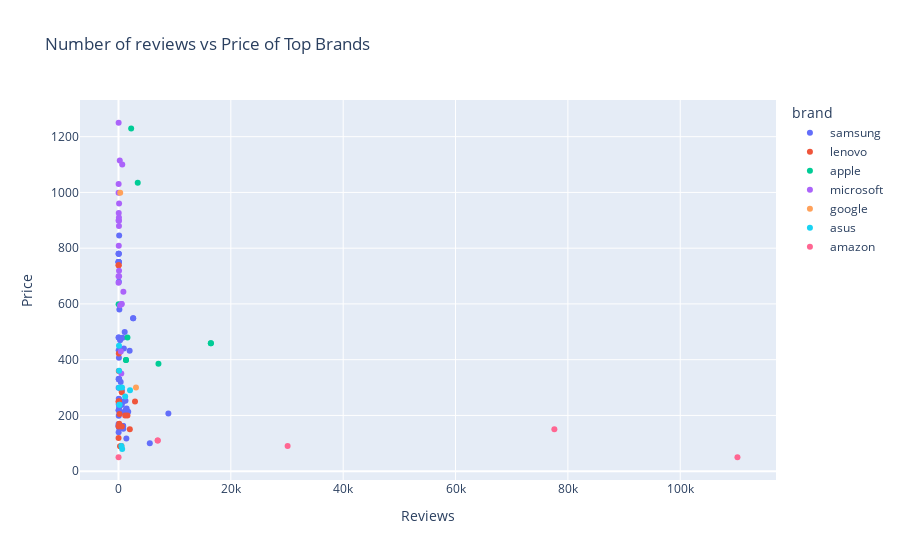

Notebook source saved alongside this figure:
### Code cell
#had to pip install plotly.express and then plotly again to get this to work. 
import plotly.express as px
data = px.scatter(df2, x="reviews_float", y="price_float", color="brand", hover_data=['brand'], 
                  labels={
                     "reviews_float": "Reviews",
                     "price_float": "Price",                  
                 },
                title="Number of reviews vs Price of Top Brands")

#layout = Layout(title="Number of reviews vs Price of Top Brands")

fig = Figure(data=data, layout=layout)
plotly.offline.iplot(fig, show_link=False)

### Figure 1 — Plotly figure (JSON) as saved in the notebook; plotly's stock layout.template omitted (floating-point values rounded to 4 significant figures)
{"data": [{"customdata": [["samsung"], ["samsung"], ["samsung"], ["samsung"], ["samsung"], ["samsung"], ["samsung"], ["samsung"], ["samsung"], ["samsung"], ["samsung"], ["samsung"], ["samsung"], ["samsung"], ["samsung"], ["samsung"], ["samsung"], ["samsung"], ["samsung"], ["samsung"], ["samsung"], ["samsung"], ["samsung"], ["samsung"], ["samsung"], ["samsung"], ["samsung"], ["samsung"], ["samsung"], ["samsung"], ["samsung"], ["samsung"], ["samsung"], ["samsung"], ["samsung"], ["samsung"], ["samsung"], ["samsung"], ["samsung"], ["samsung"], ["samsung"], ["samsung"], ["samsung"], ["samsung"], ["samsung"], ["samsung"], ["samsung"], ["samsung"], ["samsung"], ["samsung"], ["samsung"], ["samsung"], ["samsung"], ["samsung"], ["samsung"], ["samsung"], ["samsung"], ["samsung"], ["samsung"]], "hovertemplate": "brand=%{customdata[0]}<br>Reviews=%{x}<br>Price=%{y}<extra></extra>", "legendgroup": "samsung", "marker": {"color": "#636efa", "symbol": "circle"}, "mode": "markers", "name": "samsung", "orientation": "v", "showlegend": true, "type": "scatter", "x": [345, 1399, 153, 831, 79, 17, 87, 40, 17, 13, 50, 831, 79, 1241, 2612, 78, 27, 28, 546, 25, 1731, 546, 21, 43, 1335, 87, 390, 725, 960, 285, 13, 556, 556, 32, 19, 19, 32, 45, 33, 1450, 101, 50, 118, 106, 1104, 65, 34, 88, 1985, 857, 30, 116, 805, 40, 50, 2612, 818, 5572, 8882], "xaxis": "x", "y": [250.0, 117.0, 580.0, 162.5, 330.0, 750.0, 155.7, 780.0, 750.0, 750.0, 750.0, 162.5, 330.0, 252.5, 549, 407.1, 331.6, 299, 238.0, 140.0, 213, 238.0, 480.0, 480.0, 221.8, 237.0, 320.0, 478.6, 440.0, 470, 169.3, 290.0, 290.0, 219, 162.5, 162.5, 219, 199.1, 434.3, 225.2, 225.5, 260.0, 845.8, 257.8, 499, 680.0, 240.8, 330.0, 432.0, 151.8, 780.0, 330.0, 211, 780.0, 750.0, 549, 250.0, 99.99, 206.7], "yaxis": "y"}, {"customdata": [["lenovo"], ["lenovo"], ["lenovo"], ["lenovo"], ["lenovo"], ["lenovo"], ["lenovo"], ["lenovo"], ["lenovo"], ["lenovo"], ["lenovo"], ["lenovo"], ["lenovo"], ["lenovo"], ["lenovo"], ["lenovo"], ["lenovo"], ["lenovo"], ["lenovo"]], "hovertemplate": "brand=%{customdata[0]}<br>Reviews=%{x}<br>Price=%{y}<extra></extra>", "legendgroup": "lenovo", "marker": {"color": "#EF553B", "symbol": "circle"}, "mode": "markers", "name": "lenovo", "orientation": "v", "showlegend": true, "type": "scatter", "x": [1594, 129, 14, 2941, 602, 579, 63, 18, 25, 25, 178, 60, 270, 63, 1186, 53, 23, 2017, 514], "xaxis": "x", "y": [200.0, 170.0, 119, 250.0, 159.9, 283, 250.0, 250.0, 739, 739, 205.0, 421.8, 89.79, 250.0, 200.0, 359, 160.0, 150.0, 89.99], "yaxis": "y"}, {"customdata": [["apple"], ["apple"], ["apple"], ["apple"], ["apple"], ["apple"], ["apple"], ["apple"], ["apple"]], "hovertemplate": "brand=%{customdata[0]}<br>Reviews=%{x}<br>Price=%{y}<extra></extra>", "legendgroup": "apple", "marker": {"color": "#00cc96", "symbol": "circle"}, "mode": "markers", "name": "apple", "orientation": "v", "showlegend": true, "type": "scatter", "x": [2256, 3426, 16445, 16445, 1596, 7113, 24, 1336, 1336], "xaxis": "x", "y": [1229, 1035.0, 459, 459, 480.0, 385.0, 599, 399, 399], "yaxis": "y"}, {"customdata": [["microsoft"], ["microsoft"], ["microsoft"], ["microsoft"], ["microsoft"], ["microsoft"], ["microsoft"], ["microsoft"], ["microsoft"], ["microsoft"], ["microsoft"], ["microsoft"], ["microsoft"], ["microsoft"], ["microsoft"], ["microsoft"], ["microsoft"], ["microsoft"], ["microsoft"], ["microsoft"], ["microsoft"], ["microsoft"]], "hovertemplate": "brand=%{customdata[0]}<br>Reviews=%{x}<br>Price=%{y}<extra></extra>", "legendgroup": "microsoft", "marker": {"color": "#ab63fa", "symbol": "circle"}, "mode": "markers", "name": "microsoft", "orientation": "v", "showlegend": true, "type": "scatter", "x": [498, 95, 51, 107, 86, 14, 25, 11, 873, 82, 229, 556, 16, 556, 669, 411, 11, 107, 25, 283, 44, 76], "xaxis": "x", "y": [350.0, 719, 809, 960, 898, 699, 1250.0, 899, 643.5, 880, 1115.0, 600.0, 999.1, 600.0, 1100.0, 429, 676, 699, 1030, 595, 925.9, 910], "yaxis": "y"}, {"customdata": [["google"], ["google"]], "hovertemplate": "brand=%{customdata[0]}<br>Reviews=%{x}<br>Price=%{y}<extra></extra>", "legendgroup": "google", "marker": {"color": "#FFA15A", "symbol": "circle"}, "mode": "markers", "name": "google", "orientation": "v", "showlegend": true, "type": "scatter", "x": [305, 3113], "xaxis": "x", "y": [999.0, 300.0], "yaxis": "y"}, {"customdata": [["asus"], ["asus"], ["asus"], ["asus"], ["asus"], ["asus"], ["asus"], ["asus"], ["asus"], ["asus"]], "hovertemplate": "brand=%{customdata[0]}<br>Reviews=%{x}<br>Price=%{y}<extra></extra>", "legendgroup": "asus", "marker": {"color": "#19d3f3", "symbol": "circle"}, "mode": "markers", "name": "asus", "orientation": "v", "showlegend": true, "type": "scatter", "x": [100, 658, 170, 2050, 513, 630, 87, 111, 170, 1189], "xaxis": "x", "y": [360.0, 79.99, 238, 290.0, 89.95, 299.9, 450.0, 299, 238, 268.0], "yaxis": "y"}, {"customdata": [["amazon"], ["amazon"], ["amazon"], ["amazon"], ["amazon"], ["amazon"]], "hovertemplate": "brand=%{customdata[0]}<br>Reviews=%{x}<br>Price=%{y}<extra></extra>", "legendgroup": "amazon", "marker": {"color": "#FF6692", "symbol": "circle"}, "mode": "markers", "name": "amazon", "orientation": "v", "showlegend": true, "type": "scatter", "x": [11, 6978, 6985, 30108, 77593, 110184], "xaxis": "x", "y": [49.99, 110.0, 110.0, 89.99, 150.0, 49.99], "yaxis": "y"}], "layout": {"legend": {"title": {"text": "brand"}, "tracegroupgap": 0}, "title": {"text": "Number of reviews vs Price of Top Brands"}, "xaxis": {"anchor": "y", "domain": [0, 1], "title": {"text": "Reviews"}}, "yaxis": {"anchor": "x", "domain": [0, 1], "title": {"text": "Price"}}}}
